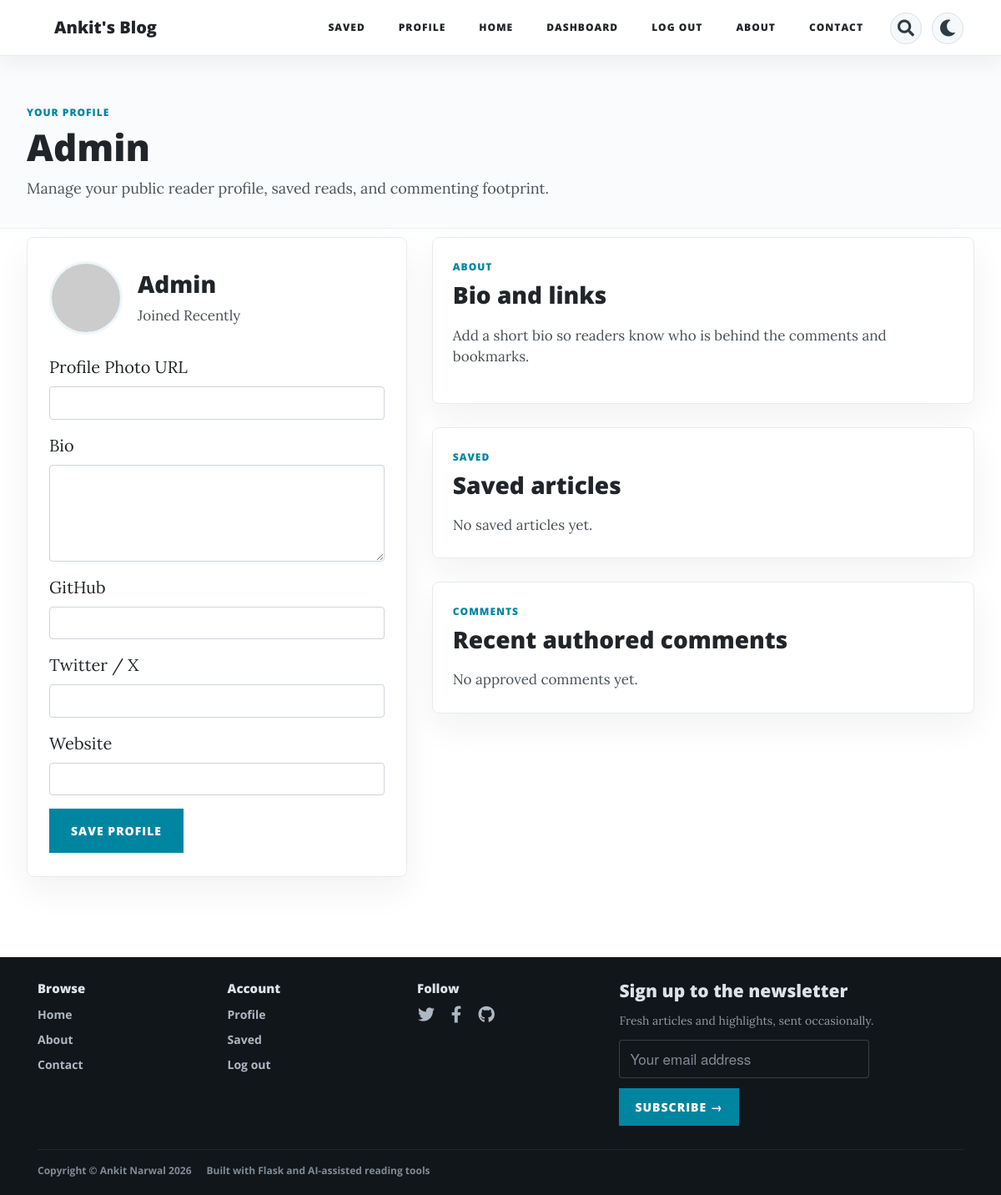
Before: /profile (signed in) with the older database file.
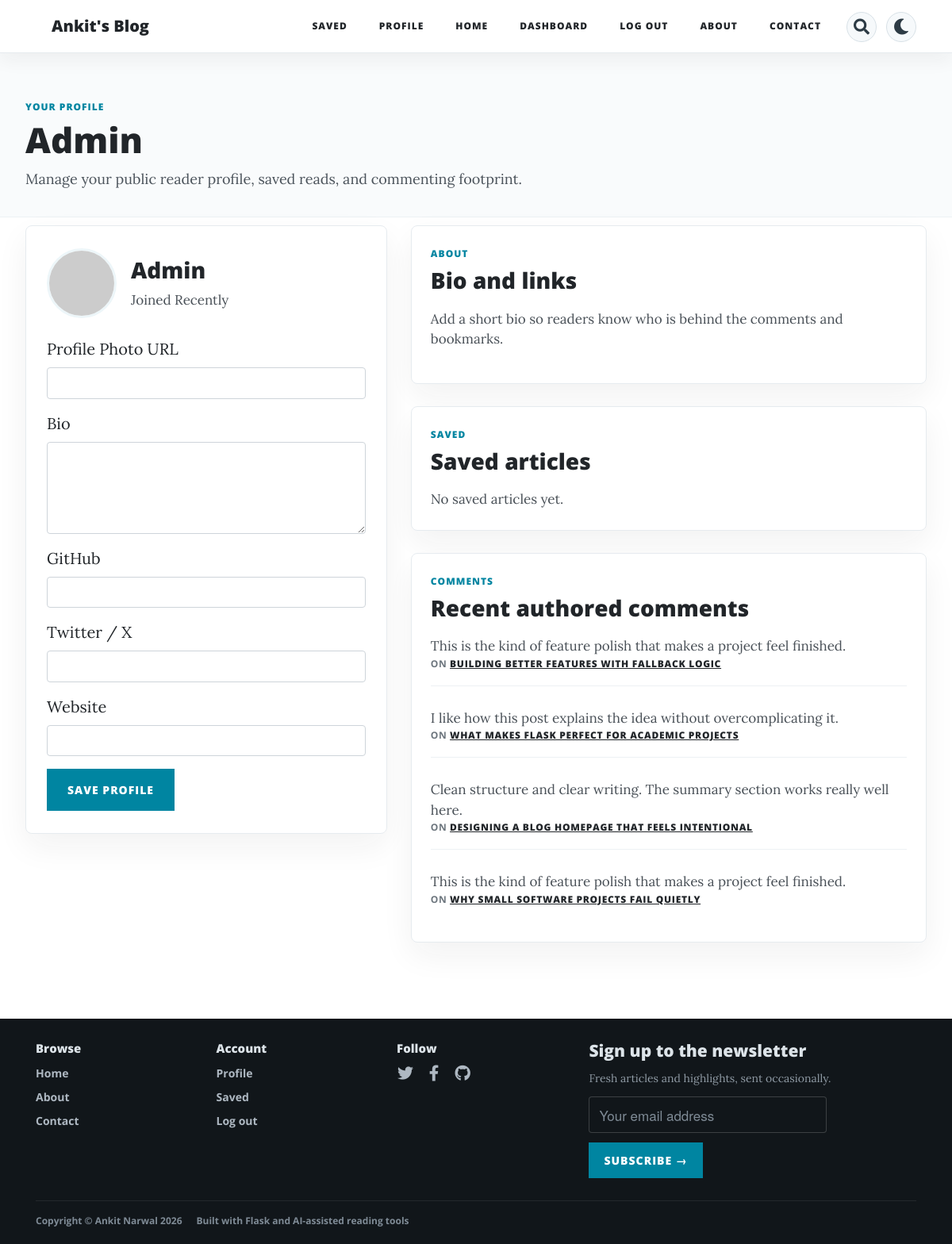
After: the same page with the newer database file.
### main.py (models this page shows, shortened)
class Comments(db.Model):
    __tablename__ = "comments"
    id = db.Column(db.Integer, primary_key=True)
    text = db.Column(db.String, nullable=False)
    author = relationship("User", back_populates="comments")
    author_id = db.Column(db.String, ForeignKey('user.name'), nullable=False)
    parent_post = relationship("BlogPost", back_populates="comments")
    parent_post_id = db.Column(db.Integer, ForeignKey("blog_posts.id"), nullable=False)
    created_at = db.Column(db.String(32), nullable=False, default="")
    status = db.Column(db.String(32), nullable=False, default="approved")
    moderation_reason = db.Column(db.String(255), nullable=False, default="")

class BlogPost(db.Model):
    __tablename__ = "blog_posts"
    id = db.Column(db.Integer, primary_key=True)
    author = relationship("User", back_populates='posts')
    author_id = db.Column(Integer, ForeignKey("user.id"), nullable=False)
    title = db.Column(db.String(250), unique=True, nullable=False)
    subtitle = db.Column(db.String(250), nullable=False)
    date = db.Column(db.String(250), nullable=False)
    body = db.Column(db.Text, nullable=False)
    img_url = db.Column(db.String(250), nullable=False)
    summary = db.Column(db.Text, nullable=False, default="")
    tags = db.Column(db.String(250), nullable=False, default="")
    created_at = db.Column(db.String(32), nullable=False, default="")
    published_at = db.Column(db.String(32), nullable=False, default="")
    scheduled_for = db.Column(db.String(32), nullable=False, default="")
    views = db.Column(db.Integer, nullable=False, default=0)
    comments = relationship("Comments", back_populates="parent_post", cascade="all, delete-orphan")
    reactions = relationship("PostReaction", back_populates="post", cascade="all, delete-orphan")
    bookmarks = relationship("Bookmark", back_populates="post", cascade="all, delete-orphan")

### main.py (the view, shortened to what this page needs)
@app.route("/profile", methods=["GET", "POST"])
def profile():
    if not current_user.is_authenticated:
        flash("Please log in to view your profile.", "danger")
        return redirect(url_for("login"))
    profile_user = User.query.get(current_user.id)
    saved_posts = [bookmark.post for bookmark in profile_user.bookmarks if bookmark.post and is_post_visible(bookmark.post, include_unpublished=is_admin_user(current_user))]
    authored_comments = (
        Comments.query
        .filter_by(author_id=profile_user.name, status="approved")
        .order_by(Comments.id.desc())
        .limit(10)
        .all()
    )
    return render_template(
        "profile.html",
        profile_user=profile_user,
        saved_posts=saved_posts,
        authored_comments=authored_comments,
        body_class="plain-page",
        is_logged_in=True,
    )

### main.py (called while the page is built)
@app.context_processor
def inject_layout_state():
    return {
        "active_theme": current_theme(),
        "is_admin_user": is_admin_user(current_user),
        "google_oauth_enabled": google_oauth_ready(),
    }

def is_admin_user(user):
    return bool(getattr(user, "is_authenticated", False) and getattr(user, "id", None) == 1)

def current_theme():
    return request.cookies.get("theme", "light")

def google_oauth_ready():
    return bool(os.environ.get("GOOGLE_CLIENT_ID") and os.environ.get("GOOGLE_CLIENT_SECRET"))

@login_manager.user_loader
def load_user(user_id):
    return User.query.filter(User.id == int(user_id)).first()

    @property
    def profile_image(self):
        return self.profile_photo or None

### templates/profile.html (shortened to what the changed rows need)
{% include "header.html" %}
  <section class="plain-page-head profile-page-head">
    <div class="container">
      <div class="row">
        <div class="col-lg-12 mx-auto">
          <h1>{{ profile_user.name }}</h1>
        </div>
      </div>
    </div>
  </section>
  <section class="dashboard-band">
    <div class="container">
      <div class="row">
        <div class="col-lg-12 mx-auto">
          <div class="row">
            <div class="col-lg-5">
              <section class="dashboard-panel profile-panel">
                <div class="profile-identity">
                  <div>
                    <h2 class="dashboard-panel-title">{{ profile_user.name }}</h2>
                  </div>
                </div>
              </section>
            </div>
            <div class="col-lg-7">
              <section class="dashboard-panel">
                <div class="dashboard-panel-head">
                  <div>
                    <h2 class="dashboard-panel-title">Bio and links</h2>
                  </div>
                </div>
              </section>
              <section class="dashboard-panel">
                <div class="dashboard-panel-head">
                  <div>
                    <h2 class="dashboard-panel-title">Saved articles</h2>
                  </div>
                </div>
              </section>
              <section class="dashboard-panel">
                <div class="dashboard-panel-head">
                  <div>
                    <h2 class="dashboard-panel-title">Recent authored comments</h2>
                  </div>
                </div>
                {% if authored_comments %}
                  {% for comment in authored_comments %}
                  <article class="dashboard-comment-item">
                    <p class="dashboard-comment-copy">{{ comment.text | safe }}</p>
                    <p class="dashboard-item-meta">
                      On <a class="dashboard-inline-link" href="{{ url_for('show_post', post_id=comment.parent_post_id) }}">{{ comment.parent_post.title }}</a>
                    </p>
                  </article>
                  {% endfor %}
                {% else %}
                <p class="dashboard-item-copy">No approved comments yet.</p>
                {% endif %}
              </section>
            </div>
          </div>
        </div>
      </div>
    </div>
  </section>
{% include "footer.html" %}

Changed rows visible on the page:
added Comments: text "This is the kind of feature polish that makes a project feel finished.", parent_post "BUILDING BETTER FEATURES WITH FALLBACK LOGIC"
added Comments: text "I like how this post explains the idea without overcomplicating it.", parent_post "WHAT MAKES FLASK PERFECT FOR ACADEMIC PROJECTS"
added Comments: text "Clean structure and clear writing. The summary section works really well here.", parent_post "DESIGNING A BLOG HOMEPAGE THAT FEELS INTENTIONAL"
added Comments: text "This is the kind of feature polish that makes a project feel finished.", parent_post "WHY SMALL SOFTWARE PROJECTS FAIL QUIETLY"
Other visible differences:
text no longer shown: "No approved comments yet."
